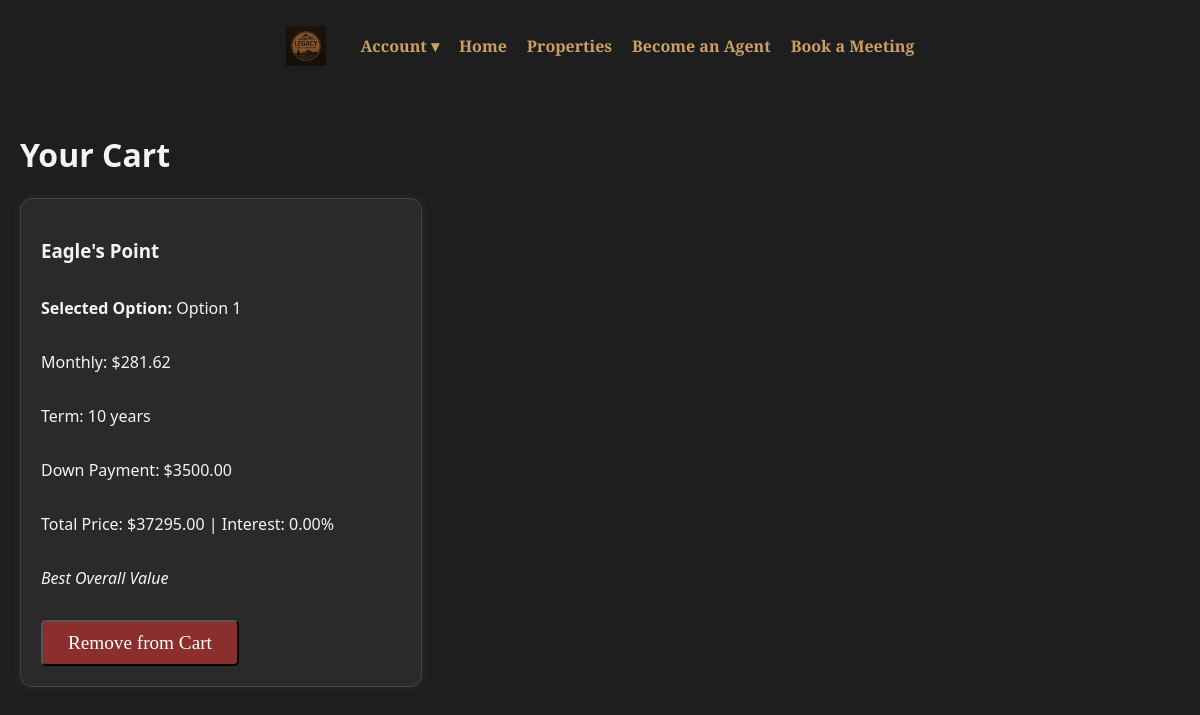
The app's page /cart/ (signed in) with its own data.
### core/models.py (models this page shows, shortened)
class CartItem(models.Model):
    user = models.ForeignKey(User, on_delete=models.CASCADE)
    property = models.ForeignKey(Property, on_delete=models.CASCADE)
    financing_option = models.IntegerField(choices=[(1, 'Option 1'), (2, 'Option 2'), (3, 'Option 3')])

class Property(models.Model):
    title = models.CharField(max_length=200)
    description = models.TextField()
    location = models.CharField(max_length=100)
    acreage = models.DecimalField(max_digits=7, decimal_places=2)
    term_years_1 = models.IntegerField(blank=True, null=True)
    monthly_payment_1 = models.DecimalField(max_digits=10, decimal_places=2, blank=True, null=True)
    down_payment_1 = models.DecimalField(max_digits=10, decimal_places=2, blank=True, null=True)
    total_price_1 = models.DecimalField(max_digits=12, decimal_places=2, blank=True, null=True)
    interest_1 = models.DecimalField(max_digits=5, decimal_places=2, blank=True, null=True)
    financing_note_1=models.TextField(blank=True, help_text="Optional custom financing message")
    term_years_2 = models.IntegerField(blank=True, null=True)
    monthly_payment_2 = models.DecimalField(max_digits=10, decimal_places=2, blank=True, null=True)
    down_payment_2 = models.DecimalField(max_digits=10, decimal_places=2, blank=True, null=True)
    total_price_2 = models.DecimalField(max_digits=12, decimal_places=2, blank=True, null=True)
    interest_2 = models.DecimalField(max_digits=5, decimal_places=2, blank=True, null=True)
    financing_note_2=models.TextField(blank=True, help_text="Optional custom financing message")
    term_years_3 = models.IntegerField(blank=True, null=True)
    monthly_payment_3 = models.DecimalField(max_digits=10, decimal_places=2, blank=True, null=True)
    down_payment_3 = models.DecimalField(max_digits=10, decimal_places=2, blank=True, null=True)
    total_price_3 = models.DecimalField(max_digits=12, decimal_places=2, blank=True, null=True)
    interest_3 = models.DecimalField(max_digits=5, decimal_places=2, blank=True, null=True)
    financing_note_3=models.TextField(blank=True, help_text="Optional custom financing message")

### core/views.py (the view)
# urls.py: path('cart/', views.view_cart, name='view_cart'),
@login_required
def view_cart(request):
    cart_items = CartItem.objects.filter(user=request.user)
    return render(request, 'core/cart.html', {'cart_items': cart_items})

### core/templates/core/cart.html (shortened to what this page needs)
{% extends "core/base.html" %}
{% block content %}
<h1>Your Cart</h1>
{% if cart_items %}
    {% for item in cart_items %}
        <div class="property-card" style="margin-bottom: 30px;">
            <h3>{{ item.property.title }}</h3>
            <p><strong>Selected Option:</strong> Option {{ item.financing_option }}</p>
            {% if item.financing_option|stringformat:"s" == "1" %}
                <p>Monthly: ${{ item.property.monthly_payment_1 }}</p>
                <p>Term: {{ item.property.term_years_1 }} years</p>
                <p>Down Payment: ${{ item.property.down_payment_1 }}</p>
                <p>Total Price: ${{ item.property.total_price_1 }} | Interest: {{ item.property.interest_1 }}%</p>
                <p><em>{{ item.property.financing_note_1 }}</em></p>
            {% endif %}
            <form method="post" action="{% url 'remove_from_cart' item.id %}" style="margin-top: 15px;">
                <button type="submit" class="cta-button" style="background-color: #8b2e2e;">
                    Remove from Cart
                </button>
            </form>
        </div>
    {% endfor %}
{% else %}
    <p>Your cart is empty.</p>
{% endif %}
{% endblock %}

### core/templates/core/base.html (style rules this page uses)
:root { --bg-dark: #1e1e1e; --accent-brown: #8b5e3c; --accent-light: #c9a066; --text-light: #f4f4f4; }
body { margin: 0; font-family: 'Segoe UI', sans-serif; background-color: var(--bg-dark); color: var(--text-light); }
.property-card { background-color: #2a2a2a; border: 1px solid #444; border-radius: 12px; width: 360px; padding: 20px; box-shadow: 0 0 10px rgba(139, 94, 60, 0.2); transition: transform 0.3s ease, box-shadow 0.3s ease; display: flex; flex-direction: column; justify-content: space-between; }
.cta-button { font-size: 1.2em; padding: 10px 25px; font-family: 'Playfair Display', serif; background-color: var(--accent-brown); color: white; text-decoration: none; border-radius: 5px; transition: background-color 0.3s ease, box-shadow 0.3s ease; }

### records on screen
CartItem: property "Eagle's Point", financing_option "1", property.monthly_payment_1 "281.62", property.term_years_1 "10", property.down_payment_1 "3500.00", property.total_price_1 "37295.00", property.interest_1 "0.00", property.financing_note_1 "Best Overall Value"
